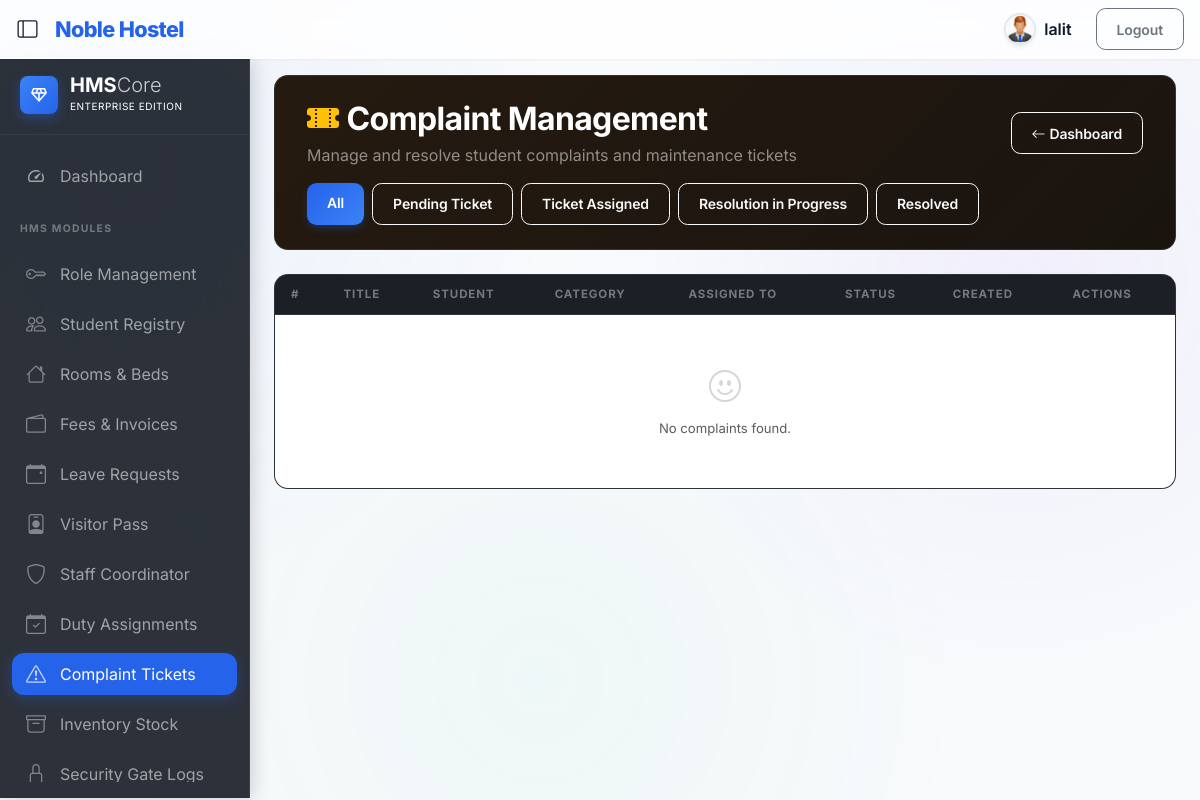
Screenshot of /complaints/ (signed in) with the database file from the repository.
### authentication/models.py (models this page shows, shortened)
class Module(models.Model):
    name = models.CharField(max_length=100, unique=True)
    code = models.SlugField(max_length=100, unique=True)  # e.g. 'student', 'room', 'paybill'
    menu_label = models.CharField(max_length=100, blank=True, help_text="Label shown in sidebar menu")
    icon = models.CharField(max_length=60, blank=True, help_text="Bootstrap icon class e.g. bi-people")
    url_name = models.CharField(max_length=100, blank=True, help_text="Django URL name for the module index page")
    order = models.PositiveSmallIntegerField(default=0, help_text="Sidebar display order (lower = higher)")
    parent_code = models.SlugField(max_length=100, blank=True, help_text="Parent module code for sub-menus")
    class Meta:
        ordering = ['order', 'name']

### hms/views.py (the view)
# urls.py: path("complaints/", views.complaint_list, name='complaint_list'),
@login_required(login_url='/authentication/login')
def complaint_list(request):
    if not _is_admin(request.user):
        return redirect('dashboard')
    complaints = ComplaintTicket.objects.select_related('student', 'assigned_to').order_by('-created_at')
    status_filter = request.GET.get('status', '')
    if status_filter:
        complaints = complaints.filter(status=status_filter)
    staff_members = StaffProfile.objects.filter(status='active')
    context = {
        'complaints': complaints,
        'status_filter': status_filter,
        'staff_members': staff_members,
        'page_title': 'Complaint Management',
        'statuses': ComplaintTicket.STATUS_CHOICES,
    }
    return render(request, 'hms/complaint_list.html', context)

### hms/views.py (called while the page is built)
def _is_admin(user):
    if user.is_superuser:
        return True
    try:
        role = user.profile.role
        return role.is_superadmin or role.name in ('Admin', 'Staff')
    except Exception:
        return False

### template/hms/complaint_list.html (shortened to what this page needs)
{% extends 'base.html' %}
{% block content %}
<div class="mod-header">
  <div class="d-flex align-items-center justify-content-between flex-wrap gap-3">
    <div>
      <h2 class="text-white fw-bold mb-1"><i class="bi bi-ticket-perforated-fill me-2 text-warning"></i>Complaint Management</h2>
      <p class="text-white opacity-50 mb-0">Manage and resolve student complaints and maintenance tickets</p>
    </div>
    <a href="{% url 'superadmin_dashboard' %}" class="btn btn-outline-light btn-sm"><i class="bi bi-arrow-left me-1"></i>Dashboard</a>
  </div>
  <div class="d-flex gap-2 mt-3 flex-wrap">
    <a href="{% url 'complaint_list' %}" class="btn btn-sm {% if not status_filter %}btn-primary{% else %}btn-outline-light{% endif %}">All</a>
    {% for val, label in statuses %}
    <a href="?status={{ val }}" class="btn btn-sm {% if status_filter == val %}btn-primary{% else %}btn-outline-light{% endif %}">{{ label }}</a>
    {% endfor %}
  </div>
</div>
<div class="panel-card">
  <div class="table-responsive">
    <table class="table sa-table mb-0">
      <thead>
        <tr><th>#</th><th>Title</th><th>Student</th><th>Category</th><th>Assigned To</th><th>Status</th><th>Created</th><th>Actions</th></tr>
      </thead>
      <tbody>
        {% for c in complaints %}
        <tr>
          <td class="text-muted">#{{ c.id }}</td>
          <td>
            <div class="fw-semibold text-white">{{ c.title|truncatechars:30 }}</div>
            <div style="font-size:0.72rem;color:rgba(255,255,255,0.4);">{{ c.description|truncatechars:40 }}</div>
          </td>
          <td>{{ c.student.name }}</td>
          <td>{{ c.get_category_display }}</td>
          <td>{{ c.assigned_to.name|default:"— Unassigned" }}</td>
          <td>
            <span class="badge-s {% if c.status == 'resolved' %}s-green{% elif c.status == 'pending' %}s-yellow{% elif c.status == 'in_progress' %}s-info{% else %}s-red{% endif %}">
              {{ c.get_status_display }}
            </span>
          </td>
          <td class="text-muted">{{ c.created_at|date:"d M Y" }}</td>
          <td>
            {% if c.status != 'resolved' %}
            <button class="btn btn-xs btn-outline-info py-0 px-2" style="font-size:0.72rem;" data-bs-toggle="modal" data-bs-target="#assignModal{{ c.pk }}"><i class="bi bi-person-check"></i> Assign</button>
            <button class="btn btn-xs btn-outline-success py-0 px-2" style="font-size:0.72rem;" data-bs-toggle="modal" data-bs-target="#resolveModal{{ c.pk }}"><i class="bi bi-check2-all"></i> Resolve</button>
            {% else %}
            <span class="text-muted" style="font-size:0.72rem;"><i class="bi bi-check2-circle"></i> Closed</span>
            {% endif %}
            <div class="modal fade" id="assignModal{{ c.pk }}" tabindex="-1">
              <div class="modal-dialog modal-dialog-centered modal-sm">
                <div class="modal-content">
                  <div class="modal-header"><h6 class="modal-title">Assign Complaint #{{ c.id }}</h6></div>
                  <form method="post" action="{% url 'complaint_assign' c.pk %}">{% csrf_token %}
                  <div class="modal-body">
                    <select name="staff_id" class="form-select">
                      <option value="">Select Staff Member</option>
                      {% for s in staff_members %}<option value="{{ s.pk }}">{{ s.name }} ({{ s.get_designation_display }})</option>{% endfor %}
                    </select>
                  </div>
                  <div class="modal-footer">
                    <button class="btn btn-sm btn-outline-light" data-bs-dismiss="modal">Cancel</button>
                    <button type="submit" class="btn btn-sm btn-primary">Assign</button>
                  </div>
                  </form>
                </div>
              </div>
            </div>
            <div class="modal fade" id="resolveModal{{ c.pk }}" tabindex="-1">
              <div class="modal-dialog modal-dialog-centered">
                <div class="modal-content">
                  <div class="modal-header"><h6 class="modal-title">Resolve Complaint #{{ c.id }}</h6></div>
                  <form method="post" action="{% url 'complaint_resolve' c.pk %}">{% csrf_token %}
                  <div class="modal-body">
                    <label class="form-label text-white-50">Resolution Feedback</label>
                    <textarea name="feedback" class="form-control" rows="3" placeholder="Describe how this was resolved..."></textarea>
                  </div>
                  <div class="modal-footer">
                    <button class="btn btn-sm btn-outline-light" data-bs-dismiss="modal">Cancel</button>
                    <button type="submit" class="btn btn-sm btn-success"><i class="bi bi-check2-all me-1"></i>Mark Resolved</button>
                  </div>
                  </form>
                </div>
              </div>
            </div>
          </td>
        </tr>
        {% empty %}
        <tr><td colspan="8" class="text-center py-5 text-muted">
          <i class="bi bi-emoji-smile fs-2 d-block mb-2 opacity-25"></i>No complaints found.
        </td></tr>
        {% endfor %}
      </tbody>
    </table>
  </div>
</div>
{% endblock %}

### template/title_nav.html (shortened to what this page needs)
{% load static %}
{% block content %}
<div class="d-flex align-items-center">
  <button id="sidebarToggleBtn" class="btn btn-sm sidebar-toggle-btn me-2 ms-2" type="button" title="Toggle Sidebar" aria-label="Toggle Sidebar">
    <i class="bi bi-layout-sidebar fs-5"></i>
  </button>
  <a class="navbar-brand" href="#">Noble Hostel</a>
</div>
  <div class="navbar-nav ">
    {% if request.user.is_authenticated %}
    <form action="{% url 'logout'%}" method="post" class="nav-item text-nowrap d-flex justify-content-center align-items-center">
      {% if request.user.student and request.user.student.photo %}
        <img src="{{ request.user.student.photo.url }}" class="shadow-sm" style="width: 32px; height: 32px; object-fit: cover; border-radius: 50%; border: 2px solid #e2e8f0;" alt="User">
      {% else %}
        <img src="{% static 'image/User.jpg' %}" class="shadow-sm" style="width: 32px; height: 32px; object-fit: cover; border-radius: 50%; border: 2px solid #e2e8f0;" alt="User">
      {% endif %}
      <a class="nav-link m-2 fw-semibold" href="#">
        {% if request.user.student %}
          {{ request.user.student.name }}
        {% else %}
          {{ request.user.username }}
        {% endif %}
      </a>
      <input class="btn btn-sm btn-outline-secondary m-2 mx-3" type="submit" value="Logout">
    </form>
  {% endif %}
  </div>
{% endblock  %}

### template/side_navbar.html (shortened to what this page needs)
{% load static %}
{% load rbac_tags %}
{% block content %}
<div class="d-none d-md-block p-0 sidebar-wrapper z-2">
    <nav id="sidebarMenu" class="sidebar-pro">
        <div class="sidebar-brand d-flex align-items-center">
            <div class="brand-icon rounded-3 bg-gradient-primary d-flex align-items-center justify-content-center" style="width:38px; height:38px;">
                <span class="material-symbols-outlined text-white fs-5">diamond</span>
            </div>
            <div class="d-flex flex-column">
                <span class="fs-5 fw-bold text-white lh-1 tracking-tighter">HMS<span class="fw-light opacity-75">Core</span></span>
                <span class="text-white opacity-40 mt-1" style="font-size: 0.625rem; letter-spacing: 0.05em; text-transform: uppercase;">Enterprise Edition</span>
            </div>
        </div>
        <ul class="nav flex-column mb-auto">
            {% if is_superadmin or user.profile.role.name == 'Admin' or user.profile.role.name == 'Staff' %}
            <li class="nav-item">
                <a class="nav-link {% if request.resolver_match.url_name == 'superadmin_dashboard' %}active{% endif %}" aria-current="page" href="{% url 'superadmin_dashboard' %}">
                    <span class="material-symbols-outlined">speed</span>
                    <span class="sidebar-label">Dashboard</span>
                </a>
            </li>
            {% endif %}
            {% if user.profile.role.name == 'Student' %}
            <li class="nav-section">
                <span class="section-title">My Profile</span>
            </li>
            <li class="nav-item">
                <a class="nav-link" href="{% url 'student_app:student_profile' %}">
                    <span class="material-symbols-outlined">person</span>
                    <span class="sidebar-label">My Profile</span>
                </a>
            </li>
            <li class="nav-item">
                <a class="nav-link" href="{% url 'student_app:change_password' %}">
                    <span class="material-symbols-outlined">lock</span>
                    <span class="sidebar-label">Change Password</span>
                </a>
            </li>
            <li class="nav-section">
                <span class="section-title">Logistics & Fees</span>
            </li>
            <li class="nav-item">
                <a class="nav-link" href="#">
                    <span class="material-symbols-outlined">bed</span>
                    <span class="sidebar-label">My Room</span>
                </a>
            </li>
            <li class="nav-item">
                <a class="nav-link" href="{% url 'student_app:student_leave_details' %}">
                    <span class="material-symbols-outlined">event_note</span>
                    <span class="sidebar-label">My Leave Requests</span>
                </a>
            </li>
            <li class="nav-item">
                <a class="nav-link" href="{% url 'student_app:food_schedule' %}">
                    <span class="material-symbols-outlined">restaurant</span>
                    <span class="sidebar-label">Food Schedule</span>
                </a>
            </li>
            <li class="nav-item">
                <a class="nav-link" href="{% url 'student_app:student_fee_details' %}">
                    <span class="material-symbols-outlined">receipt_long</span>
                    <span class="sidebar-label">Fee Details</span>
                </a>
            </li>
            {% else %}
            {% if visible_modules %}
            <li class="nav-section">
                <span class="section-title">HMS Modules</span>
            </li>
            {% for module in visible_modules %}
            <li class="nav-item">
                <a class="nav-link {% if request.resolver_match.url_name == module.url_name or request.resolver_match.view_name == module.url_name %}active{% endif %}" href="{% url module.url_name %}" title="{{ module.menu_label }}">
                    {% if "bi-" in module.icon %}
                    <i class="bi {{ module.icon }} opacity-75 fs-5"></i>
                    {% else %}
                    <span class="material-symbols-outlined">{{ module.icon }}</span>
                    {% endif %}
                    <span class="sidebar-label">{{ module.menu_label }}</span>
                </a>
            </li>
            {% endfor %}
            {% endif %}
            {% endif %}
        </ul>
    </nav>
</div>
{% endblock %}

### template/hms/complaint_list.html (style rules this page uses)
:root { --card-bg:#161b22;--glass-border:rgba(255,255,255,0.1); }
.mod-header { background:linear-gradient(135deg,#251a0f,#1a1410);border:1px solid var(--glass-border);border-radius:14px;padding:1.5rem 2rem;margin-bottom:1.5rem; }
.panel-card { background:var(--card-bg);border:1px solid var(--glass-border);border-radius:14px;overflow:hidden; }
.sa-table { color:rgba(255,255,255,0.8);font-size:0.82rem; }
.sa-table thead th { color:rgba(255,255,255,0.4);font-size:0.72rem;text-transform:uppercase;letter-spacing:0.08em;border-bottom:1px solid var(--glass-border);background:rgba(255,255,255,0.02);padding:0.7rem 1rem; }
.sa-table tbody td { border-bottom:1px solid rgba(255,255,255,0.04);padding:0.6rem 1rem;vertical-align:middle; }

### rows the page displays
Module: menu_label "Role Management"
Module: menu_label "Student Registry"
Module: menu_label "Rooms & Beds"
Module: menu_label "Fees & Invoices"
Module: menu_label "Leave Requests"
Module: menu_label "Visitor Pass"
Module: menu_label "Staff Coordinator"
Module: menu_label "Duty Assignments"
Module: menu_label "Complaint Tickets"
Module: menu_label "Inventory Stock"
Module: menu_label "Security Gate Logs"

### other values shown
{{ request.user.username }} "lalit"
{{ label }} "Pending Ticket" "Ticket Assigned" "Resolution in Progress" "Resolved"
